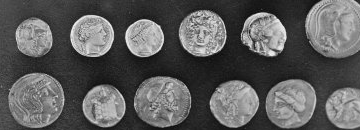
#> input picture images/input/moedas_recorte.png, 360 x 130 px, given in place of cena_favoravel.png, which was not available
$ python run_study.py
#> lines starting #> are read from the running program, lines starting #| are printed output that depends on the picture; after the words box and inside, x2 and y2 are one past the last pixel; in counts of white or black regions, pixels touching at a corner belong together; pictures that were not available may be replaced by others from this repository, and a replacement may not be noted
### pdi_lab/__main__.py
import argparse
import csv
import json
import sys
from pathlib import Path

import cv2
import numpy as np


def error(msg):
    raise ValueError(msg)


def write_image(path, img):
    dest = Path(path)
    if dest.suffix.lower() != '.png':
        error('Saídas de imagem devem utilizar extensão .png')
    dest.parent.mkdir(parents=True, exist_ok=True)
    if not cv2.imwrite(str(dest), img):
        error(f'Falha ao gravar imagem: {dest}')


# [8 lines left out: function read_image, not called in this run]


def validate_mask(mask):
    if mask.ndim != 2 or mask.dtype != np.uint8 or not np.isin(mask, (0, 255)).all():
        error('Máscara incompatível: exige 1 canal uint8 e valores exclusivamente 0/255')


def segment(image, method, threshold=120, invert=False, block_size=21, c=5):
    if threshold < 0 or threshold > 255:
        error('--threshold deve estar entre 0 e 255')
    if method not in ('fixed', 'otsu', 'adaptive'):
        error('Método inválido: use fixed, otsu ou adaptive')
    gray = cv2.cvtColor(image, cv2.COLOR_BGR2GRAY)
    typ = cv2.THRESH_BINARY_INV if invert else cv2.THRESH_BINARY
    if method == 'fixed':
        _, mask = cv2.threshold(gray, threshold, 255, typ)
    elif method == 'otsu':
        _, mask = cv2.threshold(gray, 0, 255, typ | cv2.THRESH_OTSU)
    else:
        if block_size <= 1 or block_size % 2 == 0:
            error('--block-size deve ser ímpar e maior que 1')
        if block_size > min(gray.shape):
            error('--block-size deve caber nas dimensões da imagem')
        mask = cv2.adaptiveThreshold(gray, 255, cv2.ADAPTIVE_THRESH_GAUSSIAN_C, typ, block_size, c)
    validate_mask(mask)
    return mask


def components(mask, connectivity, min_area):
    n, labels, stats, centers = cv2.connectedComponentsWithStats(mask, connectivity=connectivity)
    rows = []
    for i in range(1, n):
        x, y, w, h, area = (int(v) for v in stats[i])
        rows.append({'label': i, 'area': area, 'x': x, 'y': y, 'width': w, 'height': h,
                     'cx': round(float(centers[i, 0]), 4), 'cy': round(float(centers[i, 1]), 4),
                     'kept': str(area >= min_area).lower()})
    if sum(r['area'] for r in rows) != int(np.count_nonzero(mask)):
        error('Inconsistência entre pixels brancos e áreas dos componentes')
    return labels, rows


def save_csv(path, rows):
    with open(path, 'w', encoding='utf-8', newline='') as f:
        writer = csv.DictWriter(f, fieldnames=['label', 'area', 'x', 'y', 'width', 'height', 'cx', 'cy', 'kept'])
        writer.writeheader()
        writer.writerows(rows)


def visualize(mask, labels, rows):
    canvas = cv2.cvtColor(mask, cv2.COLOR_GRAY2BGR)
    for row in rows:
        x, y, w, h = (row[k] for k in ('x', 'y', 'width', 'height'))
        color = (0, 210, 0) if row['kept'] == 'true' else (0, 0, 230)
        cv2.rectangle(canvas, (x, y), (x + w - 1, y + h - 1), color, 1)
        cv2.putText(canvas, str(row['label']), (x, max(10, y - 3)), cv2.FONT_HERSHEY_SIMPLEX, .35, color, 1)
    return canvas


def analyze(mask, prefix, connectivity, min_area, kernel_size, kernel_shape, sequence, iterations):
    validate_mask(mask)
    if connectivity not in (4, 8): error('--connectivity deve ser 4 ou 8')
    if min_area < 0: error('--min-area deve ser inteiro não negativo')
    if kernel_size < 1 or kernel_size % 2 == 0 or kernel_size > min(mask.shape):
        error('--kernel-size deve ser ímpar, positivo e caber na máscara')
    if iterations < 1: error('--iterations deve ser >= 1')
    if kernel_shape not in ('rect', 'ellipse', 'cross'): error('--kernel-shape inválido')
    names = sequence.split(',')
    allowed = {'open': cv2.MORPH_OPEN, 'close': cv2.MORPH_CLOSE, 'erode': cv2.MORPH_ERODE, 'dilate': cv2.MORPH_DILATE}
    if len(names) < 2 or any(n not in allowed for n in names) or not ({'open', 'close'} & set(names)):
        error('--sequence exige pelo menos 2 operações válidas, incluindo open ou close')
    if len(set(names)) != len(names): error('Não repita operações na mesma sequência')
    p = Path(prefix)
    p.parent.mkdir(parents=True, exist_ok=True)
    write_image(str(p) + '_initial.png', mask)
    labels_ini, rows_ini = components(mask, connectivity, min_area)
    _, rows4 = components(mask, 4, min_area)
    _, rows8 = components(mask, 8, min_area)
    save_csv(str(p) + '_initial.csv', rows_ini)
    structuring = cv2.getStructuringElement({'rect': cv2.MORPH_RECT, 'ellipse': cv2.MORPH_ELLIPSE, 'cross': cv2.MORPH_CROSS}[kernel_shape], (kernel_size, kernel_size))
    current = mask.copy()
    stages = []
    for idx, name in enumerate(names, start=1):
        current = cv2.morphologyEx(current, allowed[name], structuring, iterations=iterations)
        stage_file = str(p) + f'_stage{idx}_{name}.png'
        write_image(stage_file, current)
        stages.append({'operation': name, 'path': Path(stage_file).name, 'foreground_pixels': int(np.count_nonzero(current))})
    labels_fin, rows_fin = components(current, connectivity, min_area)
    save_csv(str(p) + '_final.csv', rows_fin)
    write_image(str(p) + '_final.png', current)
    write_image(str(p) + '_labels.png', visualize(current, labels_fin, rows_fin))
    def summary(rows, img):
        return {'components_raw': len(rows), 'components_filtered': sum(r['kept'] == 'true' for r in rows),
                'foreground_area_total': int(np.count_nonzero(img)), 'area_kept': sum(r['area'] for r in rows if r['kept'] == 'true')}
    payload = {'connectivity': connectivity, 'initial_connectivity_4': len(rows4), 'initial_connectivity_8': len(rows8),
               'min_area': min_area, 'kernel_size': kernel_size, 'kernel_shape': kernel_shape,
               'iterations_per_operation': iterations, 'sequence': names, 'stages': stages,
               'initial': summary(rows_ini, mask), 'final': summary(rows_fin, current)}
    with open(str(p) + '_summary.json', 'w', encoding='utf-8') as f:
        json.dump(payload, f, ensure_ascii=False, indent=2)
    return payload


# [36 lines left out: function main, not called in this run]


# [2 lines that do not run on import are left out]

### run_study.py
"""Reproduz os dois casos em todos os estágios e prepara um quadro comparativo."""
from pathlib import Path
import csv
import json
import cv2
import numpy as np
from pdi_lab.__main__ import segment, analyze, write_image

root = Path(__file__).parent
records = []
for case in ('cena_favoravel', 'cena_dificil'):
    img = cv2.imread(str(root/'images/input'/f'{case}.png'))
#> img is the input picture: shape (130, 360, 3); min 7, max 247, mean 92.4
    for method in ('fixed', 'otsu'):
        mask = segment(img, method, threshold=120, invert=True)
        write_image(root/'images/output'/f'{case}_{method}_mask.png', mask)
        ratio = float(np.count_nonzero(mask)/mask.size)
        records.append({'image':case,'method':method,'threshold':120 if method=='fixed' else 'otsu_auto',
                        'foreground_pixels':int(np.count_nonzero(mask)),'foreground_ratio':f'{ratio:.5f}'})
        # Visualização: objetos coloridos em vermelho transparente sobre original.
        overlay = img.copy()
        red = np.zeros_like(img);red[:,:,2]=255
        overlay[mask>0] = cv2.addWeighted(img,.55,red,.45,0)[mask>0]
        write_image(root/'images/output'/f'{case}_{method}_overlay.png',overlay)
#> this loop made 2 passes
#> ratio on passes 1 to 2: 0.62, 0.567
#> pass 1, in segment, `_, mask = cv2.threshold(gray, threshold, 255, typ)`:
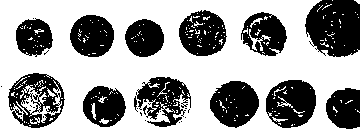
#> mask: shape (130, 360); 62% white; 33 black regions (20 under 20 px), largest, box (x1, y1, x2, y2) and area: (305, 0, 360, 57) 2547, (266, 80, 316, 128) 1759, (210, 81, 259, 128) 1659
#> after the loop:
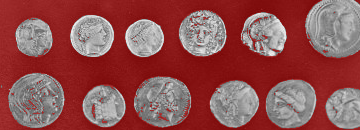
#> overlay: shape (130, 360, 3); mean B, G, R 80.6, 80.6, 145.6
#> after the loop:
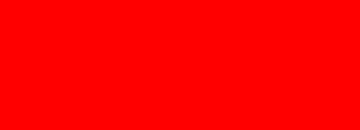
#> red: shape (130, 360, 3); mean B, G, R 0, 0, 255
#> after the loop, records = 2 items
    # Otsu foi escolhida para ambas; contraste com limiar 120 ilustrado no relatório.
    src = root/'images/output'/f'{case}_otsu_mask.png'
    analyze(cv2.imread(str(src),cv2.IMREAD_UNCHANGED),root/'results'/case,8,20,3,'ellipse','open,close',1)
#> in components, `n, labels, stats, centers = cv2.connectedComponentsWithStats(mask, con..`:
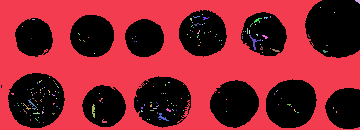
#> labels: shape (130, 360) int32; 171 distinct labels, from 0 to 170; one colour per label, 0 black
#> in components, `n, labels, stats, centers = cv2.connectedComponentsWithStats(mask, con..`: n = 171; stats = 171 rows, first 6: [1, 0, 359, 129, 20281], [0, 0, 360, 130, 25976], [355, 0, 5, 4, 12], [320, 7, 1, 1, 1], [334, 12, 1, 1, 1], [202, 14, 1, 1, 1]; centers = 171 pairs, first value 12.2 to 357.6, second value 0.917 to 122
#> the loop in components, `for i in range(1, n):` made 170 passes
#> (x, y, w, h, area) on passes 1, 37: (0, 0, 360, 130, 25976), (249, 35, 12, 15, 40)
#> after the loop in components, `for i in range(1, n):`: rows = 170 items
#> in components (call 2), `n, labels, stats, centers = cv2.connectedComponentsWithStats(mask, con..`: labels: shape (130, 360) int32; 242 distinct labels, from 0 to 241
#> in components (call 2), `n, labels, stats, centers = cv2.connectedComponentsWithStats(mask, con..`: n = 242; stats = 242 rows, first 6: [1, 0, 359, 129, 20281], [0, 0, 360, 130, 25934], [355, 0, 5, 4, 12], [320, 7, 1, 1, 1], [334, 12, 1, 1, 1], [202, 14, 1, 1, 1]; centers = 242 pairs, first value 12.2 to 357.6, second value 0.917 to 122
#> the loop in components (call 2), `for i in range(1, n):` made 241 passes
#> (x, y, w, h, area) on passes 1, 50: (0, 0, 360, 130, 25934), (249, 35, 8, 15, 35)
#> in analyze, `_, rows4 = components(mask, 4, min_area)`: rows4 = 241 items
#> in components (call 3), `n, labels, stats, centers = cv2.connectedComponentsWithStats(mask, con..`: n = 171; stats = 171 rows, first 6: [1, 0, 359, 129, 20281], [0, 0, 360, 130, 25976], [355, 0, 5, 4, 12], [320, 7, 1, 1, 1], [334, 12, 1, 1, 1], [202, 14, 1, 1, 1]; centers = 171 pairs, first value 12.2 to 357.6, second value 0.917 to 122
#> in components (call 4), `n, labels, stats, centers = cv2.connectedComponentsWithStats(mask, con..`: labels: shape (130, 360) int32; 11 distinct labels, from 0 to 10
#> in visualize, `canvas = cv2.cvtColor(mask, cv2.COLOR_GRAY2BGR)`: canvas: shape (130, 360, 3); 55.5% white; 12 black regions, largest, box (x1, y1, x2, y2) and area: (305, 0, 360, 58) 2745, (8, 73, 65, 128) 2454, (134, 76, 191, 128) 2259
#> the loop in visualize, `for row in rows:` made 10 passes
#> after the loop in visualize, `for row in rows:`:
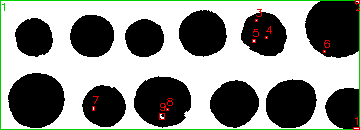
#> canvas: shape (130, 360, 3); mean B, G, R 136.6, 140.9, 137.9
    # Comparação visual com rótulos e máscara final.
    def tile(im, title):
#> called with title = 'Original'
        im = cv2.resize(im,(330,220)); cv2.putText(im,title,(7,20),cv2.FONT_HERSHEY_SIMPLEX,.56,(0,120,255),2)
#> after `cv2.putText(im, title, (7, 20), cv2.FONT_HERSHEY_SIMPLEX, 0.56, (0, 12`: im: shape (220, 330, 3); mean of channels 0, 1, 2 91.8, 92.6, 93.6
        return im
    stages = [img,cv2.imread(str(src)),cv2.imread(str(root/'results'/f'{case}_stage1_open.png')),
              cv2.imread(str(root/'results'/f'{case}_stage2_close.png')),
              cv2.imread(str(root/'results'/f'{case}_labels.png'))]
    stages = [cv2.cvtColor(v,cv2.COLOR_GRAY2BGR) if v.ndim==2 else v for v in stages]
    panel = np.hstack([tile(v,t) for v,t in zip(stages,['Original','Otsu','Abertura','Fechamento','Rotulos'])])
#> in tile (call 2), `cv2.putText(im, title, (7, 20), cv2.FONT_HERSHEY_SIMPLEX, 0.56, (0, 12`: im: shape (220, 330, 3); mean of channels 0, 1, 2 143.4, 143.9, 144.5
#> in tile (call 5), `cv2.putText(im, title, (7, 20), cv2.FONT_HERSHEY_SIMPLEX, 0.56, (0, 12`:
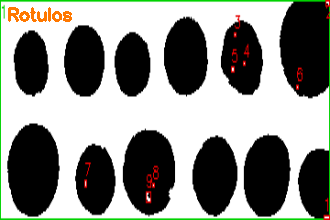
#> im: shape (220, 330, 3); mean of channels 0, 1, 2 134.9, 140, 137.9; drawn as B, G, R
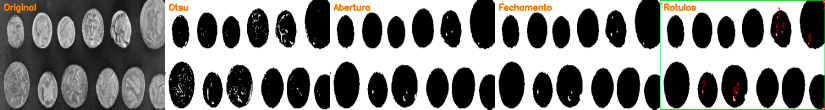
#> panel: shape (220, 1650, 3) (shown at 1/2 size); mean of channels 0, 1, 2 129.7, 131.4, 131.8; drawn as B, G, R
    write_image(root/'results'/f'{case}_comparison.png',panel)
with open(root/'results'/'segmentation_comparison.csv','w',newline='',encoding='utf-8') as f:
    writer=csv.DictWriter(f,fieldnames=records[0].keys());writer.writeheader();writer.writerows(records)
print(json.dumps(records,ensure_ascii=False,indent=2))
#> (printed output is left out)
